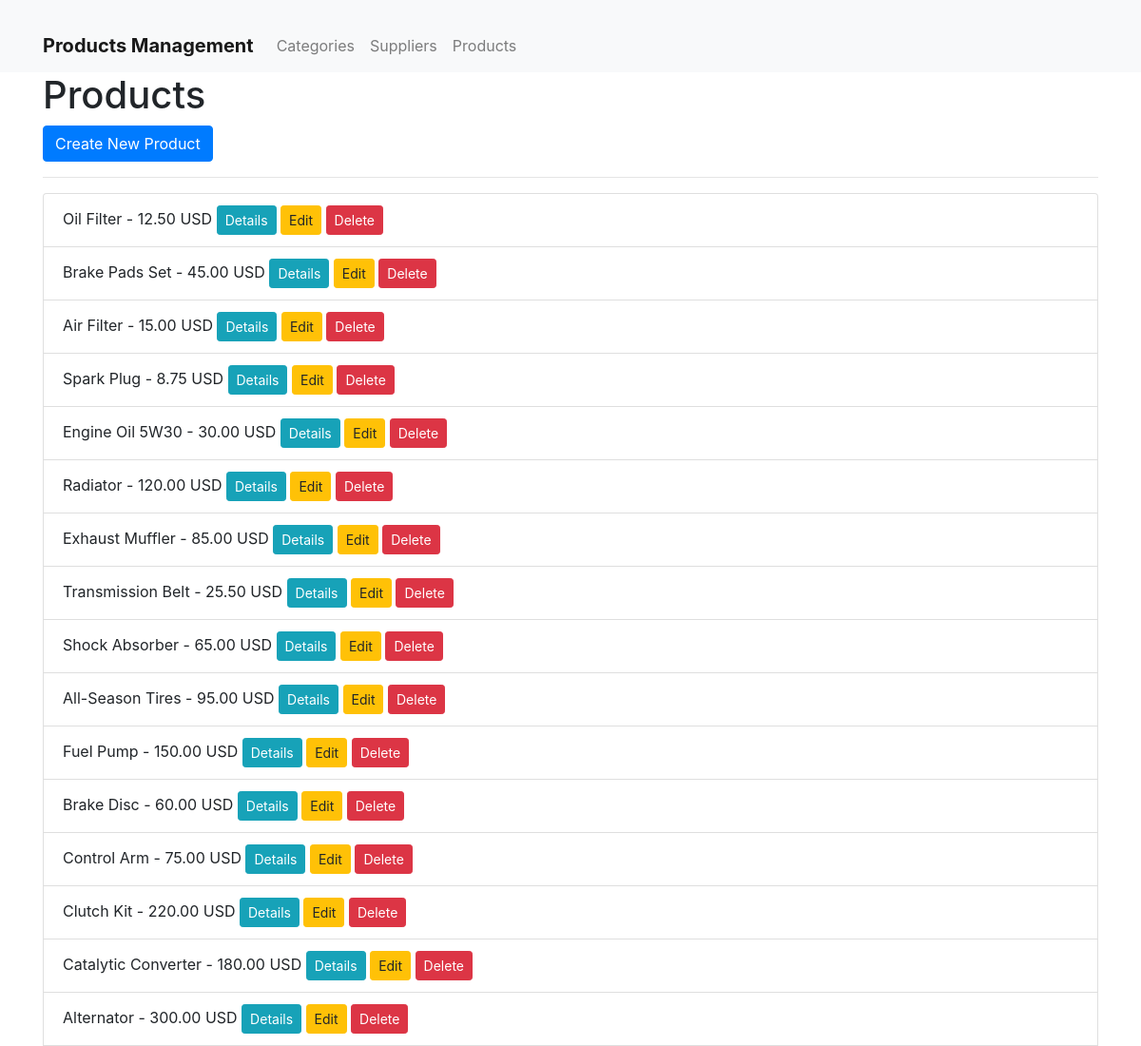
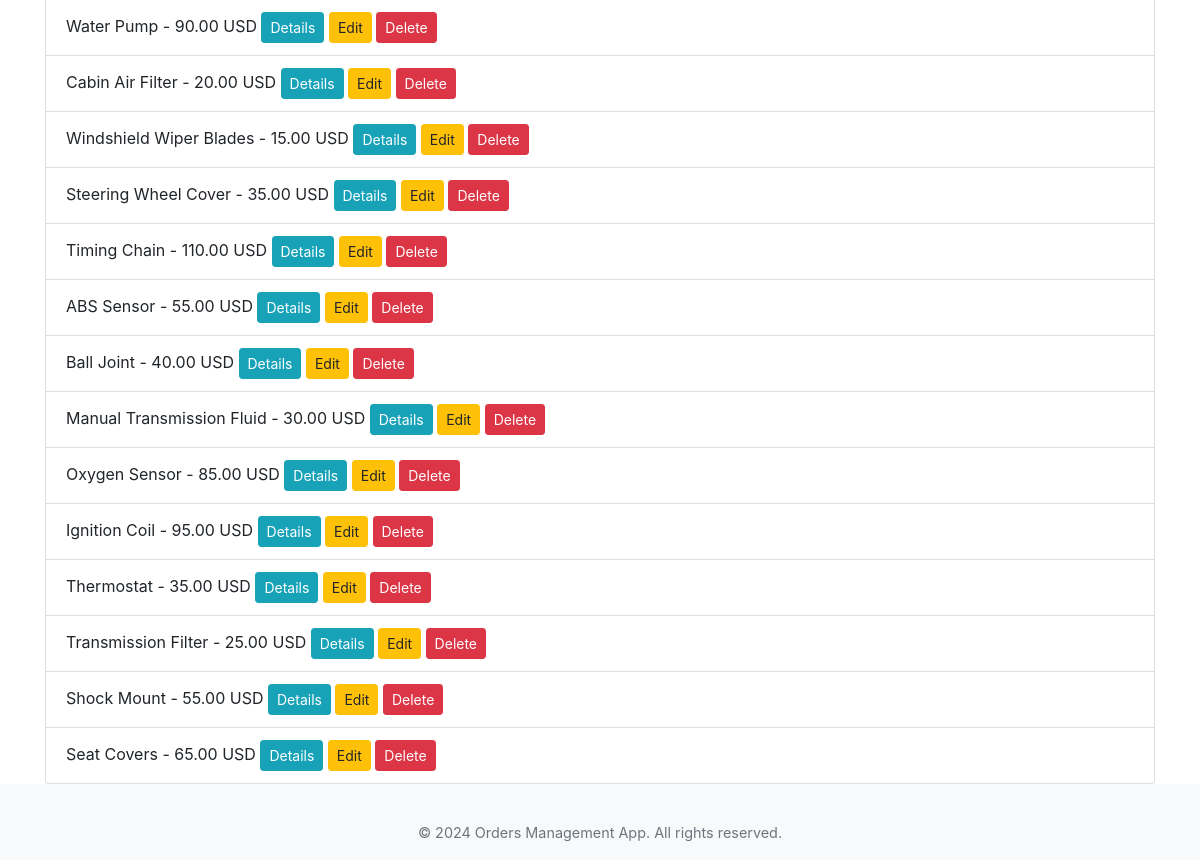
Page /products/products/ on the committed database (2 pictures, top to bottom).
### products/models.py (models this page shows, shortened)
class Product(models.Model):
    product_name = models.CharField(max_length=255)
    category = models.ForeignKey(Category, on_delete=models.SET_NULL, null=True)
    quantity_in_stock = models.IntegerField(default=0)
    reorder_level = models.IntegerField(default=0)
    price_per_unit = models.DecimalField(max_digits=10, decimal_places=2)
    supplier = models.ForeignKey(Supplier, on_delete=models.SET_NULL, null=True)

### products/views.py (the view)
# urls.py: path('products/', views.product_list, name='product_list'),
def product_list(request):
    products = Product.objects.all()
    return render(request, 'products/product_list.html', {'products': products})

### products/templates/products/product_list.html (shortened to what this page needs)
{% extends 'products/layout.html' %}
{% block content %}
<h1>Products</h1>
<a href="{% url 'products:product_create' %}" class="btn btn-primary">Create New Product</a>
<hr>
<ul class="list-group">
    {% for product in products %}
    <li class="list-group-item">
        {{ product.product_name }} - {{ product.price_per_unit }} USD
        <a href="{% url 'products:product_detail' product.id %}" class="btn btn-sm btn-info">Details</a>
        <a href="{% url 'products:product_update' product.id %}" class="btn btn-sm btn-warning">Edit</a>
        <a href="{% url 'products:product_delete' product.id %}" class="btn btn-sm btn-danger">Delete</a>
    </li>
    {% endfor %}
</ul>
{% endblock %}

### products/templates/products/layout.html (style rules this page uses)
body { padding-top: 56px; }

### rows in the picture
Product: product_name "Oil Filter", price_per_unit "12.50"
Product: product_name "Brake Pads Set", price_per_unit "45.00"
Product: product_name "Air Filter", price_per_unit "15.00"
Product: product_name "Spark Plug", price_per_unit "8.75"
Product: product_name "Engine Oil 5W30", price_per_unit "30.00"
Product: product_name "Radiator", price_per_unit "120.00"
Product: product_name "Exhaust Muffler", price_per_unit "85.00"
Product: product_name "Transmission Belt", price_per_unit "25.50"
Product: product_name "Shock Absorber", price_per_unit "65.00"
Product: product_name "All-Season Tires", price_per_unit "95.00"
Product: product_name "Fuel Pump", price_per_unit "150.00"
Product: product_name "Brake Disc", price_per_unit "60.00"
Product: product_name "Control Arm", price_per_unit "75.00"
Product: product_name "Clutch Kit", price_per_unit "220.00"
Product: product_name "Catalytic Converter", price_per_unit "180.00"
Product: product_name "Alternator", price_per_unit "300.00"
Product: product_name "Water Pump", price_per_unit "90.00"
Product: product_name "Cabin Air Filter", price_per_unit "20.00"
Product: product_name "Windshield Wiper Blades", price_per_unit "15.00"
Product: product_name "Steering Wheel Cover", price_per_unit "35.00"
Product: product_name "Timing Chain", price_per_unit "110.00"
Product: product_name "ABS Sensor", price_per_unit "55.00"
Product: product_name "Ball Joint", price_per_unit "40.00"
Product: product_name "Manual Transmission Fluid", price_per_unit "30.00"
Product: product_name "Oxygen Sensor", price_per_unit "85.00"
Product: product_name "Ignition Coil", price_per_unit "95.00"
Product: product_name "Thermostat", price_per_unit "35.00"
Product: product_name "Transmission Filter", price_per_unit "25.00"
Product: product_name "Shock Mount", price_per_unit "55.00"
Product: product_name "Seat Covers", price_per_unit "65.00"
